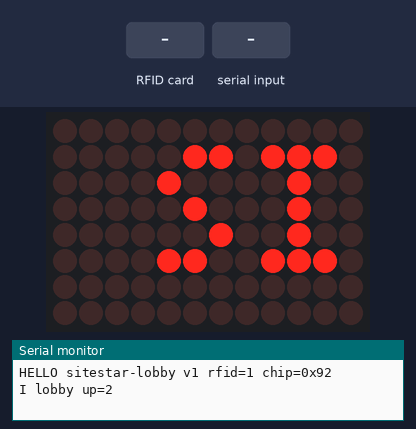
This sketch was run on a simulated Arduino Uno R4 WiFi. Shown: 12×8 LED matrix, the last lines printed to the serial monitor. Inputs (shaded band) come from the test bench.

Above: at 2.27 s.
2.3 s: RFID card 5E 7A 19 C4 held to the reader
At 2.4 s:
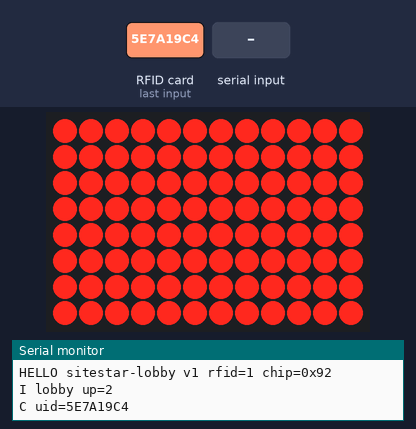
At 3.4 s:
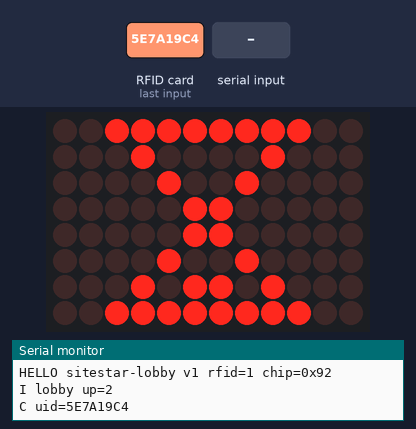
3.9 s: "PING\n" received over Serial
Timing chart, 0 to 6.9 s (numbered marks = the images above; inputs shaded):
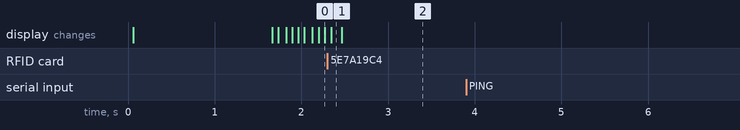

Measured:
- after the input at 2.3 s, the display: changes after 0.05 s (image 1)

The sketch:

r4_lobby.ino
```cpp
/*
 * SiteStar PROTECT - lobby panel (board 2) on an Arduino UNO R4 WiFi
 * ------------------------------------------------------------------
 * Board : Arduino UNO R4 WiFi (arduino:renesas_uno:unor4wifi). Grove Base Shield can stay on top.
 * Libs  : MFRC522 (miguelbalboa). The LED matrix library ships with the R4 core.
 *
 * What it does on the model's front door:
 *   - RC522 RFID reader: the plumber the AI dispatched taps their fob to check in; the building
 *     manager taps their card to approve whatever the AI is waiting on. Unknown cards are refused.
 *   - The R4's built-in 12x8 LED matrix shows the building's state: a water drop and "VALVE SHUT
 *     SAVED 24 L" during a leak, a flame during a fire alarm, a tick / cross when a badge is tapped.
 * The ESP32 (board 1) still owns every safety reflex. This panel only reports taps and displays.
 *
 * RC522 wiring (through the Base Shield's pass-through headers):
 *   SDA(SS) D10 · SCK D13 · MOSI D11 · MISO D12 · RST D9 · 3.3V -> 3.3V (NOT 5V) · GND -> GND · IRQ unused
 *
 * R4 -> laptop:  HELLO sitestar-lobby v1 rfid=1
 *                C uid=20111B5C              (one line per tap)
 *                I lobby up=93               (every 2 s, heartbeat)
 * laptop -> R4:  P icon=drop text=LEAK 2F BATH  VALVE SHUT
 *                (icons: idle drop fire check cross wait wrench; text A-Z 0-9 and . - $ ! : / % ?)
 *                PING
 */

#include <Arduino.h>
#include <SPI.h>
#include <MFRC522.h>
#include "Arduino_LED_Matrix.h"
#include "font_icons.h"

static const uint8_t PIN_RC522_SS = 10, PIN_RC522_RST = 9;
static const uint16_t SCROLL_MS = 70;       // per pixel column
static const uint16_t ICON_MS = 1600;       // icon shown between text passes
static const uint32_t LINK_TIMEOUT_MS = 6000;

MFRC522 rfid(PIN_RC522_SS, PIN_RC522_RST);
ArduinoLEDMatrix matrix;
uint8_t frame[8][12];
bool rfidOk = false;

int icon = ICON_IDLE;
char text[96] = "SITESTAR";
int textPx = 0;            // width of the text in pixels
int scrollX = 12;
bool showingIcon = true;
uint32_t phaseStart = 0, lastStep = 0, lastCmdMs = 0, flashUntil = 0;
char lastUid[24] = "";
uint32_t lastUidMs = 0;

// ------------------------------------------------------------------ drawing
static int glyphIndex(char c) {
  if (c >= 'a' && c <= 'z') c -= 32;
  const char* p = strchr(FONT_CHARS, c);
  return p ? (int)(p - FONT_CHARS) : 0;  // unknown -> space
}
static void clearFrame() { memset(frame, 0, sizeof frame); }
static void drawIcon(int i) { memcpy(frame, ICONS[i], sizeof frame); }
static void drawText(int x0) {
  clearFrame();
  int x = x0;
  for (const char* p = text; *p; p++, x += 4) {
    if (x > 11) break;
    if (x < -3) continue;
    const uint8_t* g = FONT[glyphIndex(*p)];
    for (int row = 0; row < 5; row++)
      for (int col = 0; col < 3; col++)
        if (g[row] & (4 >> col)) {
          int px = x + col;
          if (px >= 0 && px < 12) frame[row + 1][px] = 1;
        }
  }
}
static void startCycle() { showingIcon = true; phaseStart = millis(); drawIcon(icon); matrix.renderBitmap(frame, 8, 12); }

static void updateMatrix() {
  uint32_t now = millis();
  if (now < flashUntil) return;                         // tap feedback still showing
  if (showingIcon) {
    if (text[0] && now - phaseStart > ICON_MS) { showingIcon = false; scrollX = 12; lastStep = 0; }
    else { drawIcon(icon); matrix.renderBitmap(frame, 8, 12); return; }
  }
  if (now - lastStep < SCROLL_MS) return;
  lastStep = now;
  drawText(scrollX);
  matrix.renderBitmap(frame, 8, 12);
  if (--scrollX < -textPx) startCycle();
}

// --------------------------------------------------------------------- RFID
static void pollRfid() {
  if (!rfidOk || !rfid.PICC_IsNewCardPresent() || !rfid.PICC_ReadCardSerial()) return;
  char uid[24]; int n = 0;
  for (byte i = 0; i < rfid.uid.size && n < 21; i++) n += snprintf(uid + n, sizeof uid - n, "%02X", rfid.uid.uidByte[i]);
  rfid.PICC_HaltA();
  rfid.PCD_StopCrypto1();
  uint32_t now = millis();
  if (!strcmp(uid, lastUid) && now - lastUidMs < 2500) return;   // same card held on the reader
  strcpy(lastUid, uid); lastUidMs = now;
  Serial.print("C uid="); Serial.println(uid);
  // Instant local feedback: full frame flash, then hourglass until the laptop answers.
  memset(frame, 1, sizeof frame); matrix.renderBitmap(frame, 8, 12);
  delay(120);
  icon = ICON_WAIT; text[0] = 0; startCycle();
}

// ------------------------------------------------------------------- serial
char rx[160]; size_t rxLen = 0;

static void handlePanel(char* args) {
  char* t = strstr(args, "text=");
  if (t) { strncpy(text, t + 5, sizeof text - 1); text[sizeof text - 1] = 0; *t = 0; }
  else text[0] = 0;
  char* ic = strstr(args, "icon=");
  if (ic) {
    char name[12] = ""; sscanf(ic + 5, "%11s", name);
    for (int i = 0; i < ICON_COUNT; i++) if (!strcmp(name, ICON_NAMES[i])) icon = i;
  }
  for (char* p = text; *p; p++) if (*p >= 'a' && *p <= 'z') *p -= 32;
  textPx = strlen(text) * 4;
  lastCmdMs = millis();
  flashUntil = 0;
  startCycle();
}
static void handleLine(char* line) {
  if (line[0] == 'P' && line[1] == ' ') handlePanel(line + 2);
  else if (!strcmp(line, "PING")) Serial.println("PONG");
}
static void pollSerial() {
  while (Serial.available()) {
    char c = (char)Serial.read();
    if (c == '\r') continue;
    if (c == '\n') { rx[rxLen] = 0; if (rxLen) handleLine(rx); rxLen = 0; }
    else if (rxLen < sizeof(rx) - 1) rx[rxLen++] = c;
    else rxLen = 0;
  }
}

// -------------------------------------------------------------------- setup
void setup() {
  Serial.begin(115200);
  matrix.begin();
  SPI.begin();
  rfid.PCD_Init();
  delay(10);
  byte v = rfid.PCD_ReadRegister(MFRC522::VersionReg);
  rfidOk = !(v == 0x00 || v == 0xFF);
  textPx = strlen(text) * 4;
  startCycle();
  Serial.print("HELLO sitestar-lobby v1 rfid="); Serial.print(rfidOk ? 1 : 0);
  Serial.print(" chip=0x"); Serial.println(v, HEX);
}

void loop() {
  static uint32_t tBeat = 0, tRfid = 0;
  uint32_t now = millis();
  pollSerial();
  if (now - tRfid >= 60) { tRfid = now; pollRfid(); }
  updateMatrix();
  if (now - tBeat >= 2000) {
    tBeat = now;
    Serial.print("I lobby up="); Serial.println(now / 1000);
    if (lastCmdMs && now - lastCmdMs > LINK_TIMEOUT_MS && icon != ICON_IDLE) {   // laptop gone: show idle
      icon = ICON_IDLE; strcpy(text, "OFFLINE"); textPx = strlen(text) * 4; lastCmdMs = 0; startCycle();
    }
  }
}
```

Source omitted: font_icons.h (data table, 3391 bytes)
